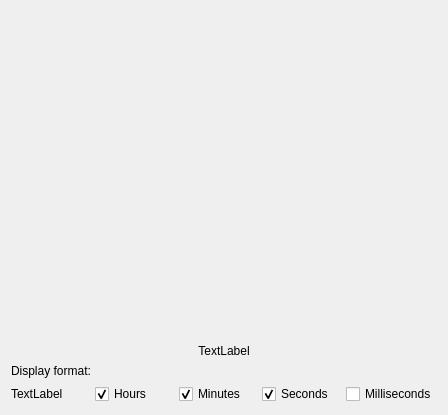
<?xml version="1.0" encoding="UTF-8"?>
<ui version="4.0">
 <class>ClockDay</class>
 <widget class="QWidget" name="ClockDay">
  <property name="geometry">
   <rect>
    <x>0</x>
    <y>0</y>
    <width>448</width>
    <height>415</height>
   </rect>
  </property>
  <property name="windowTitle">
   <string>Form</string>
  </property>
  <layout class="QVBoxLayout" name="verticalLayout">
   <item>
    <widget class="Clock" name="clock">
     <property name="sizePolicy">
      <sizepolicy hsizetype="Minimum" vsizetype="Minimum">
       <horstretch>0</horstretch>
       <verstretch>0</verstretch>
      </sizepolicy>
     </property>
     <property name="Milliseconds" stdset="0">
      <bool>false</bool>
     </property>
    </widget>
   </item>
   <item>
    <widget class="QLabel" name="dayLabel">
     <property name="enabled">
      <bool>true</bool>
     </property>
     <property name="sizePolicy">
      <sizepolicy hsizetype="Preferred" vsizetype="Fixed">
       <horstretch>0</horstretch>
       <verstretch>0</verstretch>
      </sizepolicy>
     </property>
     <property name="minimumSize">
      <size>
       <width>0</width>
       <height>0</height>
      </size>
     </property>
     <property name="text">
      <string>TextLabel</string>
     </property>
     <property name="textFormat">
      <enum>Qt::AutoText</enum>
     </property>
     <property name="alignment">
      <set>Qt::AlignCenter</set>
     </property>
    </widget>
   </item>
   <item>
    <widget class="QLabel" name="label_2">
     <property name="sizePolicy">
      <sizepolicy hsizetype="Minimum" vsizetype="Maximum">
       <horstretch>0</horstretch>
       <verstretch>0</verstretch>
      </sizepolicy>
     </property>
     <property name="text">
      <string>Display format:</string>
     </property>
    </widget>
   </item>
   <item>
    <layout class="QHBoxLayout" name="horizontalLayout_2" stretch="0,0,0,0,0">
     <property name="spacing">
      <number>6</number>
     </property>
     <property name="sizeConstraint">
      <enum>QLayout::SetDefaultConstraint</enum>
     </property>
     <item>
      <widget class="QLabel" name="label">
       <property name="sizePolicy">
        <sizepolicy hsizetype="Preferred" vsizetype="Maximum">
         <horstretch>0</horstretch>
         <verstretch>0</verstretch>
        </sizepolicy>
       </property>
       <property name="text">
        <string>TextLabel</string>
       </property>
      </widget>
     </item>
     <item>
      <widget class="QCheckBox" name="hours_checkbox">
       <property name="text">
        <string>Hours</string>
       </property>
       <property name="checked">
        <bool>true</bool>
       </property>
      </widget>
     </item>
     <item>
      <widget class="QCheckBox" name="minutes_checkbox">
       <property name="text">
        <string>Minutes</string>
       </property>
       <property name="checked">
        <bool>true</bool>
       </property>
      </widget>
     </item>
     <item>
      <widget class="QCheckBox" name="seconds_checkbox">
       <property name="text">
        <string>Seconds</string>
       </property>
       <property name="checked">
        <bool>true</bool>
       </property>
      </widget>
     </item>
     <item>
      <widget class="QCheckBox" name="milliseconds_checkbox">
       <property name="text">
        <string>Milliseconds</string>
       </property>
      </widget>
     </item>
    </layout>
   </item>
  </layout>
 </widget>
 <customwidgets>
  <customwidget>
   <class>Clock</class>
   <extends>QWidget</extends>
   <header>clock.h</header>
   <container>1</container>
  </customwidget>
 </customwidgets>
 <resources/>
 <connections>
  <connection>
   <sender>hours_checkbox</sender>
   <signal>clicked(bool)</signal>
   <receiver>clock</receiver>
   <slot>setDisplayHours(bool)</slot>
   <hints>
    <hint type="sourcelabel">
     <x>51</x>
     <y>257</y>
    </hint>
    <hint type="destinationlabel">
     <x>199</x>
     <y>41</y>
    </hint>
   </hints>
  </connection>
  <connection>
   <sender>minutes_checkbox</sender>
   <signal>clicked(bool)</signal>
   <receiver>clock</receiver>
   <slot>setDisplayMinutes(bool)</slot>
   <hints>
    <hint type="sourcelabel">
     <x>142</x>
     <y>257</y>
    </hint>
    <hint type="destinationlabel">
     <x>199</x>
     <y>41</y>
    </hint>
   </hints>
  </connection>
  <connection>
   <sender>seconds_checkbox</sender>
   <signal>clicked(bool)</signal>
   <receiver>clock</receiver>
   <slot>setDisplaySeconds(bool)</slot>
   <hints>
    <hint type="sourcelabel">
     <x>232</x>
     <y>257</y>
    </hint>
    <hint type="destinationlabel">
     <x>199</x>
     <y>41</y>
    </hint>
   </hints>
  </connection>
  <connection>
   <sender>milliseconds_checkbox</sender>
   <signal>clicked(bool)</signal>
   <receiver>clock</receiver>
   <slot>setDisplayMilliseconds(bool)</slot>
   <hints>
    <hint type="sourcelabel">
     <x>335</x>
     <y>257</y>
    </hint>
    <hint type="destinationlabel">
     <x>199</x>
     <y>41</y>
    </hint>
   </hints>
  </connection>
 </connections>
</ui>
